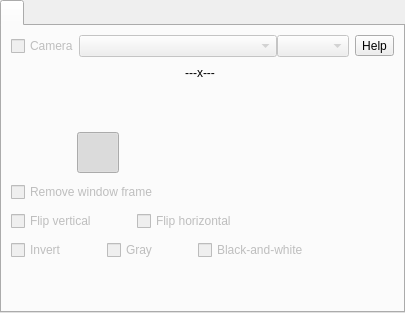
      <widget class="QWidget" name="tabSidebarCamera">
       <attribute name="icon">
        <iconset resource="screencast.qrc">
         <normaloff>:/pictures/camera/camera-sidebar.png</normaloff>:/pictures/camera/camera-sidebar.png</iconset>
       </attribute>
       <attribute name="title">
        <string notr="true"/>
       </attribute>
       <attribute name="toolTip">
        <string>Camera</string>
       </attribute>
       <layout class="QVBoxLayout" name="verticalLayout_17">
        <property name="spacing">
         <number>0</number>
        </property>
        <property name="leftMargin">
         <number>0</number>
        </property>
        <property name="topMargin">
         <number>0</number>
        </property>
        <property name="rightMargin">
         <number>0</number>
        </property>
        <property name="bottomMargin">
         <number>0</number>
        </property>
        <item>
         <widget class="QTabWidget" name="tabWidgetCamera">
          <property name="toolTip">
           <string notr="true"/>
          </property>
          <property name="currentIndex">
           <number>0</number>
          </property>
          <property name="iconSize">
           <size>
            <width>48</width>
            <height>48</height>
           </size>
          </property>
          <widget class="QWidget" name="tabCamera">
           <property name="toolTip">
            <string notr="true"/>
           </property>
           <attribute name="icon">
            <iconset resource="screencast.qrc">
             <normaloff>:/pictures/camera/camera.png</normaloff>:/pictures/camera/camera.png</iconset>
           </attribute>
           <attribute name="title">
            <string notr="true"/>
           </attribute>
           <layout class="QVBoxLayout" name="verticalLayout_16">
            <item>
             <layout class="QGridLayout" name="gridLayout_4">
              <property name="leftMargin">
               <number>0</number>
              </property>
              <property name="bottomMargin">
               <number>0</number>
              </property>
              <property name="verticalSpacing">
               <number>9</number>
              </property>
              <item row="0" column="3" alignment="Qt::AlignTop">
               <widget class="QToolButton" name="help_camera_camera">
                <property name="toolTip">
                 <string>Help</string>
                </property>
                <property name="text">
                 <string notr="true">Help</string>
                </property>
               </widget>
              </item>
              <item row="2" column="0">
               <widget class="QLabel" name="label_camera_window_zoom">
                <property name="minimumSize">
                 <size>
                  <width>34</width>
                  <height>34</height>
                 </size>
                </property>
                <property name="maximumSize">
                 <size>
                  <width>34</width>
                  <height>34</height>
                 </size>
                </property>
                <property name="text">
                 <string notr="true"/>
                </property>
                <property name="pixmap">
                 <pixmap resource="screencast.qrc">:/pictures/systray/magnification.png</pixmap>
                </property>
                <property name="scaledContents">
                 <bool>true</bool>
                </property>
               </widget>
              </item>
              <item row="6" column="0" colspan="3">
               <layout class="QHBoxLayout" name="horizontalLayout_14">
                <property name="leftMargin">
                 <number>0</number>
                </property>
                <item>
                 <widget class="QCheckBox" name="checkBoxCameraInvert">
                  <property name="enabled">
                   <bool>false</bool>
                  </property>
                  <property name="text">
                   <string>Invert</string>
                  </property>
                 </widget>
                </item>
                <item>
                 <spacer name="horizontalSpacer_39">
                  <property name="orientation">
                   <enum>Qt::Horizontal</enum>
                  </property>
                  <property name="sizeType">
                   <enum>QSizePolicy::Minimum</enum>
                  </property>
                  <property name="sizeHint" stdset="0">
                   <size>
                    <width>40</width>
                    <height>20</height>
                   </size>
                  </property>
                 </spacer>
                </item>
                <item>
                 <widget class="QCheckBox" name="checkBoxCameraGray">
                  <property name="enabled">
                   <bool>false</bool>
                  </property>
                  <property name="text">
                   <string>Gray</string>
                  </property>
                 </widget>
                </item>
                <item>
                 <spacer name="horizontalSpacer_40">
                  <property name="orientation">
                   <enum>Qt::Horizontal</enum>
                  </property>
                  <property name="sizeType">
                   <enum>QSizePolicy::Minimum</enum>
                  </property>
                  <property name="sizeHint" stdset="0">
                   <size>
                    <width>40</width>
                    <height>20</height>
                   </size>
                  </property>
                 </spacer>
                </item>
                <item>
                 <widget class="QCheckBox" name="checkBoxCameraMono">
                  <property name="enabled">
                   <bool>false</bool>
                  </property>
                  <property name="text">
                   <string>Black-and-white</string>
                  </property>
                 </widget>
                </item>
                <item>
                 <spacer name="horizontalSpacer_33">
                  <property name="orientation">
                   <enum>Qt::Horizontal</enum>
                  </property>
                  <property name="sizeHint" stdset="0">
                   <size>
                    <width>40</width>
                    <height>20</height>
                   </size>
                  </property>
                 </spacer>
                </item>
               </layout>
              </item>
              <item row="2" column="1" colspan="2">
               <layout class="QHBoxLayout" name="horizontalLayout_zoom">
                <property name="spacing">
                 <number>12</number>
                </property>
                <property name="leftMargin">
                 <number>0</number>
                </property>
               </layout>
              </item>
              <item row="0" column="0" colspan="3">
               <layout class="QHBoxLayout" name="horizontalLayout_63">
                <property name="leftMargin">
                 <number>0</number>
                </property>
                <item>
                 <widget class="QCheckBox" name="checkBoxCameraOnOff">
                  <property name="enabled">
                   <bool>false</bool>
                  </property>
                  <property name="toolTip">
                   <string notr="true">CTRL+SHIFT+F8</string>
                  </property>
                  <property name="text">
                   <string>Camera</string>
                  </property>
                 </widget>
                </item>
                <item>
                 <widget class="QComboBox" name="comboBoxCamera">
                  <property name="enabled">
                   <bool>false</bool>
                  </property>
                  <property name="sizePolicy">
                   <sizepolicy hsizetype="MinimumExpanding" vsizetype="Fixed">
                    <horstretch>0</horstretch>
                    <verstretch>0</verstretch>
                   </sizepolicy>
                  </property>
                  <property name="currentText">
                   <string notr="true"/>
                  </property>
                  <property name="sizeAdjustPolicy">
                   <enum>QComboBox::AdjustToContents</enum>
                  </property>
                 </widget>
                </item>
                <item>
                 <widget class="QComboBox" name="comboBoxCameraResolution">
                  <property name="enabled">
                   <bool>false</bool>
                  </property>
                  <property name="sizeAdjustPolicy">
                   <enum>QComboBox::AdjustToContents</enum>
                  </property>
                 </widget>
                </item>
               </layout>
              </item>
              <item row="1" column="1" colspan="2">
               <layout class="QHBoxLayout" name="horizontalLayout_66">
                <property name="leftMargin">
                 <number>0</number>
                </property>
                <item>
                 <layout class="QHBoxLayout" name="horizontalLayout_45">
                  <property name="spacing">
                   <number>12</number>
                  </property>
                 </layout>
                </item>
                <item>
                 <widget class="QLabel" name="labelCameraWindowSize">
                  <property name="enabled">
                   <bool>true</bool>
                  </property>
                  <property name="text">
                   <string notr="true">---x---</string>
                  </property>
                  <property name="alignment">
                   <set>Qt::AlignCenter</set>
                  </property>
                 </widget>
                </item>
               </layout>
              </item>
              <item row="1" column="0">
               <widget class="QLabel" name="label_camera_window_resize">
                <property name="enabled">
                 <bool>true</bool>
                </property>
                <property name="maximumSize">
                 <size>
                  <width>34</width>
                  <height>34</height>
                 </size>
                </property>
                <property name="text">
                 <string notr="true"/>
                </property>
                <property name="pixmap">
                 <pixmap resource="screencast.qrc">:/pictures/camera/window-resize.png</pixmap>
                </property>
                <property name="scaledContents">
                 <bool>true</bool>
                </property>
               </widget>
              </item>
              <item row="5" column="0" colspan="3">
               <layout class="QHBoxLayout" name="horizontalLayout_12">
                <property name="leftMargin">
                 <number>0</number>
                </property>
                <item>
                 <widget class="QCheckBox" name="checkBoxCameraMirrorVertical">
                  <property name="enabled">
                   <bool>false</bool>
                  </property>
                  <property name="text">
                   <string>Flip vertical</string>
                  </property>
                 </widget>
                </item>
                <item>
                 <spacer name="horizontalSpacer_38">
                  <property name="orientation">
                   <enum>Qt::Horizontal</enum>
                  </property>
                  <property name="sizeType">
                   <enum>QSizePolicy::Minimum</enum>
                  </property>
                  <property name="sizeHint" stdset="0">
                   <size>
                    <width>40</width>
                    <height>20</height>
                   </size>
                  </property>
                 </spacer>
                </item>
                <item>
                 <widget class="QCheckBox" name="checkBoxCameraMirrorHorizontal">
                  <property name="enabled">
                   <bool>false</bool>
                  </property>
                  <property name="text">
                   <string>Flip horizontal</string>
                  </property>
                 </widget>
                </item>
                <item>
                 <spacer name="horizontalSpacer_7">
                  <property name="orientation">
                   <enum>Qt::Horizontal</enum>
                  </property>
                  <property name="sizeHint" stdset="0">
                   <size>
                    <width>40</width>
                    <height>20</height>
                   </size>
                  </property>
                 </spacer>
                </item>
               </layout>
              </item>
              <item row="3" column="0" colspan="3">
               <layout class="QHBoxLayout" name="horizontalLayout_65">
                <property name="spacing">
                 <number>0</number>
                </property>
                <property name="leftMargin">
                 <number>0</number>
                </property>
                <item>
                 <spacer name="horizontalSpacer_41">
                  <property name="orientation">
                   <enum>Qt::Horizontal</enum>
                  </property>
                  <property name="sizeHint" stdset="0">
                   <size>
                    <width>40</width>
                    <height>20</height>
                   </size>
                  </property>
                 </spacer>
                </item>
                <item>
                 <widget class="QToolButton" name="toolButton_camera_view_rectangle">
                  <property name="text">
                   <string notr="true"/>
                  </property>
                  <property name="icon">
                   <iconset resource="screencast.qrc">
                    <normaloff>:/pictures/camera/window-rectangle-off.png</normaloff>
                    <normalon>:/pictures/camera/window-rectangle-on.png</normalon>:/pictures/camera/window-rectangle-off.png</iconset>
                  </property>
                  <property name="iconSize">
                   <size>
                    <width>34</width>
                    <height>34</height>
                   </size>
                  </property>
                  <property name="checkable">
                   <bool>true</bool>
                  </property>
                  <property name="checked">
                   <bool>true</bool>
                  </property>
                  <property name="autoExclusive">
                   <bool>true</bool>
                  </property>
                  <property name="autoRaise">
                   <bool>true</bool>
                  </property>
                 </widget>
                </item>
                <item>
                 <spacer name="horizontalSpacer_35">
                  <property name="orientation">
                   <enum>Qt::Horizontal</enum>
                  </property>
                  <property name="sizeType">
                   <enum>QSizePolicy::Preferred</enum>
                  </property>
                  <property name="sizeHint" stdset="0">
                   <size>
                    <width>40</width>
                    <height>20</height>
                   </size>
                  </property>
                 </spacer>
                </item>
                <item>
                 <widget class="QToolButton" name="toolButton_camera_view_ellipse">
                  <property name="text">
                   <string notr="true"/>
                  </property>
                  <property name="icon">
                   <iconset resource="screencast.qrc">
                    <normaloff>:/pictures/camera/window-ellipse-off.png</normaloff>
                    <normalon>:/pictures/camera/window-ellipse-on.png</normalon>:/pictures/camera/window-ellipse-off.png</iconset>
                  </property>
                  <property name="iconSize">
                   <size>
                    <width>34</width>
                    <height>34</height>
                   </size>
                  </property>
                  <property name="checkable">
                   <bool>true</bool>
                  </property>
                  <property name="autoExclusive">
                   <bool>true</bool>
                  </property>
                  <property name="autoRaise">
                   <bool>true</bool>
                  </property>
                 </widget>
                </item>
                <item>
                 <spacer name="horizontalSpacer_36">
                  <property name="orientation">
                   <enum>Qt::Horizontal</enum>
                  </property>
                  <property name="sizeType">
                   <enum>QSizePolicy::Preferred</enum>
                  </property>
                  <property name="sizeHint" stdset="0">
                   <size>
                    <width>40</width>
                    <height>20</height>
                   </size>
                  </property>
                 </spacer>
                </item>
                <item>
                 <widget class="QToolButton" name="toolButton_camera_view_circle">
                  <property name="text">
                   <string notr="true"/>
                  </property>
                  <property name="icon">
                   <iconset resource="screencast.qrc">
                    <normaloff>:/pictures/camera/window-circle-off.png</normaloff>
                    <normalon>:/pictures/camera/window-circle-on.png</normalon>:/pictures/camera/window-circle-off.png</iconset>
                  </property>
                  <property name="iconSize">
                   <size>
                    <width>34</width>
                    <height>34</height>
                   </size>
                  </property>
                  <property name="checkable">
                   <bool>true</bool>
                  </property>
                  <property name="autoExclusive">
                   <bool>true</bool>
                  </property>
                  <property name="autoRaise">
                   <bool>true</bool>
                  </property>
                 </widget>
                </item>
                <item>
                 <spacer name="horizontalSpacer_37">
                  <property name="orientation">
                   <enum>Qt::Horizontal</enum>
                  </property>
                  <property name="sizeHint" stdset="0">
                   <size>
                    <width>40</width>
                    <height>20</height>
                   </size>
                  </property>
                 </spacer>
                </item>
               </layout>
              </item>
              <item row="4" column="0" colspan="3">
               <layout class="QHBoxLayout" name="horizontalLayout_42">
                <property name="leftMargin">
                 <number>0</number>
                </property>
                <item>
                 <widget class="QCheckBox" name="checkBoxCameraWindowFrame">
                  <property name="enabled">
                   <bool>false</bool>
                  </property>
                  <property name="text">
                   <string>Remove window frame</string>
                  </property>
                 </widget>
                </item>
               </layout>
              </item>
             </layout>
            </item>
            <item>
             <spacer name="verticalSpacer_26">
              <property name="orientation">
               <enum>Qt::Vertical</enum>
              </property>
              <property name="sizeHint" stdset="0">
               <size>
                <width>20</width>
                <height>40</height>
               </size>
              </property>
             </spacer>
            </item>
           </layout>
          </widget>
         </widget>
        </item>
       </layout>
      </widget>
